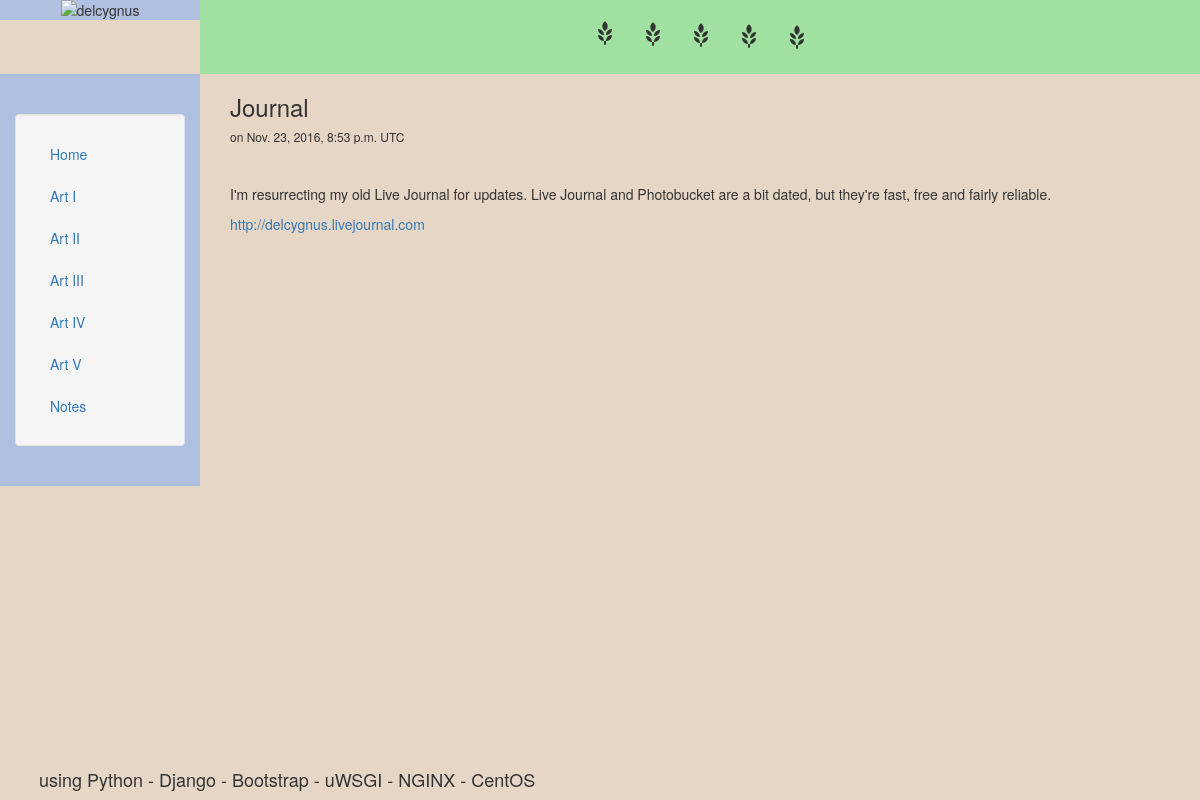
The page /notes/2 on the database its author committed.
### notesapp/models.py (models this page shows, shortened)
class NotesDB( models.Model ) :
    title = models.CharField( max_length=80 )
    text = models.TextField( )
    created_at = models.DateTimeField( auto_now_add=True )
    modified_at = models.DateTimeField( auto_now=True )

### notesapp/templates/notesapp/note.html
{% extends "homeapp/header.html" %}
{% block content_title %}
    <span class="glyphicon glyphicon-grain">
    <span class="glyphicon glyphicon-grain">
    <span class="glyphicon glyphicon-grain">
    <span class="glyphicon glyphicon-grain">
    <span class="glyphicon glyphicon-grain">
{% endblock %}
{% block content %}
    <h3>{{object.title}}</h3>
    <h6>on {{object.modified_at}} UTC</h6>
        <br>
        <p>{{object.text|safe|linebreaks}}</p>
{% endblock %}

### homeapp/templates/homeapp/header.html (style rules this page uses)
html, body { height:100% }

### rows shown on the page
NotesDB: title "Journal", modified_at "Nov. 23, 2016, 8:53 p.m.", text "I'm resurrecting my old Live Journal for updates. Live Journal and Photobucket are a bit dated, but they're fast, free and fairly reliable. http://delcygnus.livejournal.com"
